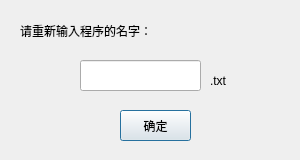
<?xml version="1.0" encoding="UTF-8"?>
<ui version="4.0">
 <class>newModifyName</class>
 <widget class="QDialog" name="newModifyName">
  <property name="geometry">
   <rect>
    <x>0</x>
    <y>0</y>
    <width>300</width>
    <height>160</height>
   </rect>
  </property>
  <property name="windowTitle">
   <string>AMC4030</string>
  </property>
  <widget class="QPushButton" name="pushButton">
   <property name="geometry">
    <rect>
     <x>120</x>
     <y>110</y>
     <width>71</width>
     <height>31</height>
    </rect>
   </property>
   <property name="styleSheet">
    <string notr="true"/>
   </property>
   <property name="text">
    <string>确定</string>
   </property>
  </widget>
  <widget class="QLabel" name="label_2">
   <property name="geometry">
    <rect>
     <x>210</x>
     <y>70</y>
     <width>31</width>
     <height>21</height>
    </rect>
   </property>
   <property name="styleSheet">
    <string notr="true"/>
   </property>
   <property name="text">
    <string>.txt</string>
   </property>
  </widget>
  <widget class="QLineEdit" name="lineEdit">
   <property name="geometry">
    <rect>
     <x>80</x>
     <y>60</y>
     <width>121</width>
     <height>31</height>
    </rect>
   </property>
   <property name="styleSheet">
    <string notr="true">font: 16pt &quot;宋体&quot;;</string>
   </property>
  </widget>
  <widget class="QLabel" name="label">
   <property name="geometry">
    <rect>
     <x>20</x>
     <y>20</y>
     <width>261</width>
     <height>21</height>
    </rect>
   </property>
   <property name="styleSheet">
    <string notr="true"/>
   </property>
   <property name="text">
    <string>请重新输入程序的名字：</string>
   </property>
  </widget>
 </widget>
 <resources/>
 <connections/>
</ui>
